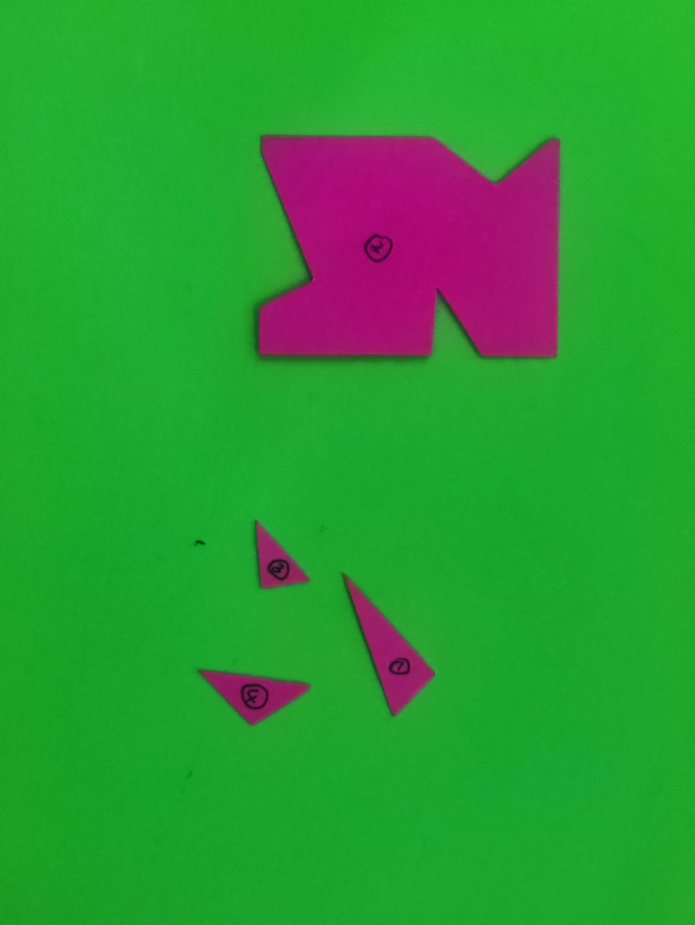
#> input picture 拼图还原项目/input/pieces4.jpg, 3472 x 4624 px, found by its file name (shown at 1/5 size)
$ python diag_poly.py --image input/pieces4.jpg --concave
#> lines starting #> are read from the running program, lines starting #| are printed output that depends on the picture; after the words box and inside, x2 and y2 are one past the last pixel; in counts of white or black regions, pixels touching at a corner belong together
#> in main, bgr is the input picture: shape (4624, 3472, 3); mean B, G, R 52.1, 153.4, 43.3
### 拼图还原项目/src/segment.py
"""第一步：从绿色背景的照片里把红色纸片分割出来，拟合成干净的多边形。

用法:
    python src/segment.py --image input/pieces.jpg --out out
输出:
    out/pieces.json      每块碎片的顶点、面积、边长、内角
    out/01_mask.png      前景掩膜（已剔除小于 --min-area 的杂点，背景干净）
    out/01_mask_raw.png  未清理的原始掩膜，仅排查用
    out/01_alpha.png     软边蒙版（0~255 渐变），贴图用它才不会带背景色包边
    out/01_despill.jpg   压掉绿色溢出后的原图（成品贴图优先用它，避免纸片带绿罩）
    out/02_pieces.png    编号 + 边编号的调试图
    out/03_cutouts.png   逐块抠图预览（白底网格），用来肉眼检查抠得干不干净
"""
from __future__ import annotations

import argparse
import json
import pathlib
import sys

import cv2
import numpy as np

sys.path.insert(0, str(pathlib.Path(__file__).resolve().parent))
import geometry as G  # noqa: E402


# [8 lines left out: function red_mask, not called in this run]


def background_delta(bgr: np.ndarray) -> tuple[np.ndarray, np.ndarray]:
    """从画面四边取背景色，返回 (每个像素与背景的 Lab 色差 ΔE, 背景色本身)。"""
    h, w = bgr.shape[:2]
    b = max(4, min(h, w) // 40)
    border = np.vstack(
        [
            bgr[:b].reshape(-1, 3),
            bgr[-b:].reshape(-1, 3),
            bgr[:, :b].reshape(-1, 3),
            bgr[:, -b:].reshape(-1, 3),
        ]
    )
    bg = np.median(border, axis=0).astype(np.uint8)
#> bg = [42, 169, 31]
    lab = cv2.cvtColor(bgr, cv2.COLOR_BGR2LAB).astype(np.float32)
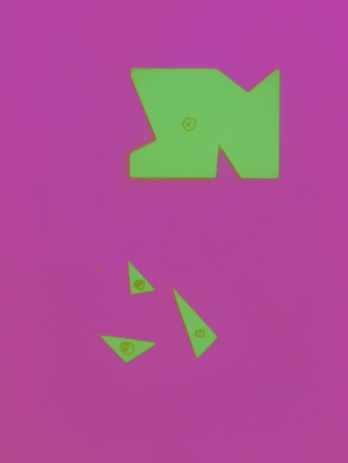
#> lab: shape (4624, 3472, 3) float32 (shown at 1/10 size); mean B, G, R 133.2, 87.8, 157.2
    bg_lab = cv2.cvtColor(bg.reshape(1, 1, 3), cv2.COLOR_BGR2LAB)[0, 0].astype(np.float32)
#> bg_lab = [155, 69, 180]
    return np.linalg.norm(lab - bg_lab, axis=2), bg


def auto_mask(bgr: np.ndarray, delta_e: float = 40.0) -> np.ndarray:
    """通用做法：从画面四边取背景色，凡与背景色差超过阈值的是前景。

    这样换一张图（红纸、紫纸、任意底色）都不用改阈值；纸上印的深色小标记也归入前景，
    不会在碎片内部挖洞。
    """
    d, _bg = background_delta(bgr)
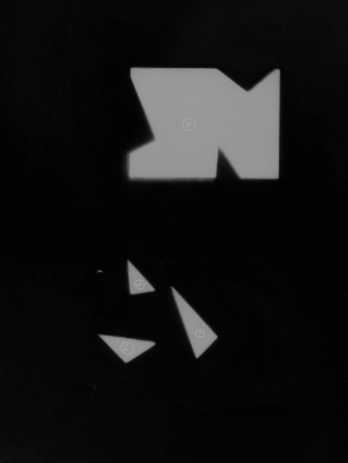
#> d: shape (4624, 3472) float32 (shown at 1/10 size); min 0, max 172, mean 20.5
    mask = (d > delta_e).astype(np.uint8) * 255
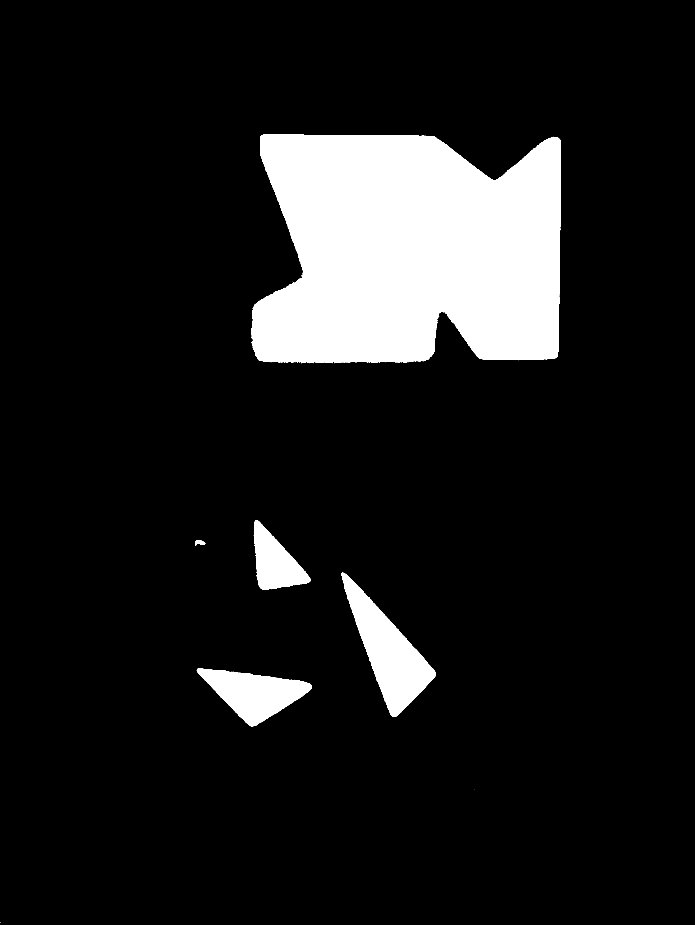
#> mask: shape (4624, 3472) (shown at 1/5 size); 11.1% white; 62 white regions (57 under 20 px), largest, box (x1, y1, x2, y2) and area: (1256, 671, 2805, 1816) 1513219, (1707, 2863, 2179, 3584) 124784, (984, 3343, 1557, 3632) 84882, (1269, 2600, 1553, 2949) 53029, (975, 2701, 1026, 2727) 802
    mask = cv2.morphologyEx(mask, cv2.MORPH_OPEN, np.ones((5, 5), np.uint8))
#> mask: shape (4624, 3472); 11.1% white; 6 white regions, box (x1, y1, x2, y2) and area: (1258, 671, 2805, 1813) 1511764, (1708, 2864, 2179, 3584) 124653, (985, 3343, 1556, 3631) 84757, (1270, 2601, 1552, 2948) 52907, (976, 2701, 1025, 2724) 749, (976, 2720, 981, 2726) 30
    mask = cv2.morphologyEx(mask, cv2.MORPH_CLOSE, np.ones((11, 11), np.uint8))
#> mask: shape (4624, 3472); 11.1% white; 5 white regions, box (x1, y1, x2, y2) and area: (1258, 671, 2805, 1813) 1512262, (1708, 2864, 2179, 3584) 124657, (985, 3343, 1556, 3631) 84789, (1270, 2601, 1552, 2948) 52955, (976, 2701, 1025, 2726) 801
    return mask


# [130 lines left out: functions is_green_screen, chroma_delta, chroma_alpha, despill, drop_specks, soft_alpha and 2 more, not called in this run]


def _line_from_points(pts: np.ndarray) -> tuple[np.ndarray, np.ndarray]:
    """最小二乘直线：返回 (直线上一点, 单位方向)。"""
    vx, vy, x0, y0 = cv2.fitLine(pts.astype(np.float32), cv2.DIST_L2, 0, 0.01, 0.01).ravel()
    d = np.array([vx, vy], dtype=float)
    d /= np.linalg.norm(d) + 1e-12
    return np.array([x0, y0], dtype=float), d


def _intersect(p1, d1, p2, d2) -> np.ndarray | None:
    a = np.array([[d1[0], -d2[0]], [d1[1], -d2[1]]], dtype=float)
    det = np.linalg.det(a)
    if abs(det) < 1e-9:
        return None
    b = np.array([p2[0] - p1[0], p2[1] - p1[1]], dtype=float)
    t = np.linalg.solve(a, b)[0]
    return p1 + t * d1


def refine_corners(contour: np.ndarray, rough: np.ndarray, band: float = 9.0, max_shift: float = 45.0) -> np.ndarray:
    """用轮廓点分别拟合每条边所在直线，再求相邻直线交点作为精确角点。

    拍照得到的纸片角有圆角/毛边，approxPolyDP 给的角点会偏内；拟合直线求交可以显著提精度。
    """
    pts = contour.reshape(-1, 2).astype(float)
    lines = []
    n = len(rough)
    for i in range(n):
        a = rough[i]
        b = rough[(i + 1) % n]
        ab = b - a
        L = np.linalg.norm(ab)
        if L < 1e-6:
            return rough
        u = ab / L
        normal = np.array([-u[1], u[0]])
        # 只保留投影落在这条边上、且离直线足够近的轮廓点
        rel = pts - a
        proj = rel @ u
        dist = np.abs(rel @ normal)
        sel = (proj > -2.0) & (proj < L + 2.0) & (dist < band)
        seg = pts[sel]
        if len(seg) < 8:
            lines.append((a, u))
        else:
            lines.append(_line_from_points(seg))
    out = []
    for i in range(n):
        p1, d1 = lines[i]
        p2, d2 = lines[(i + 1) % n]
        c = _intersect(p1, d1, p2, d2)
        if c is None or np.linalg.norm(c - rough[i]) > max_shift:
            c = rough[i]
        out.append(c)
    return np.array(out, dtype=float)


# [192 lines left out: functions edge_fits, polygon_of_component, main, not called in this run]


# [2 lines that do not run on import are left out]

### 拼图还原项目/src/geometry.py
"""多边形几何工具：面积、边、内角、刚体变换。

坐标一律用图像像素坐标系（y 向下），多边形顶点按逆时针（CCW）排列。
"""
from __future__ import annotations

import math
from typing import List, Tuple

import cv2
import numpy as np

Point = Tuple[float, float]


def polygon_area(poly: np.ndarray) -> float:
    """鞋带公式，返回正值面积。"""
    x = poly[:, 0]
    y = poly[:, 1]
    return 0.5 * abs(float(np.dot(x, np.roll(y, -1)) - np.dot(y, np.roll(x, -1))))


# [27 lines left out: functions signed_area, ensure_ccw, centroid, not called in this run]


def perimeter(poly: np.ndarray) -> float:
    d = np.diff(np.vstack([poly, poly[:1]]), axis=0)
    return float(np.hypot(d[:, 0], d[:, 1]).sum())


# [21 lines left out: function edges, not called in this run]


def interior_angles(poly: np.ndarray) -> List[float]:
    """每个顶点的内角（度）。"""
    n = len(poly)
    angs = []
    for i in range(n):
        p0 = poly[i - 1]
        p1 = poly[i]
        p2 = poly[(i + 1) % n]
        v1 = p0 - p1
        v2 = p2 - p1
        cosv = float(np.dot(v1, v2) / (np.linalg.norm(v1) * np.linalg.norm(v2) + 1e-12))
        cosv = max(-1.0, min(1.0, cosv))
        angs.append(math.degrees(math.acos(cosv)))
    return angs


def drop_collinear(poly: np.ndarray, tol_deg: float = 8.0, px_dev: float = 0.0) -> np.ndarray:
    """去掉冗余顶点：角度接近 180° 且离邻居连线足够近（< px_dev 像素）才删。

    只按角度删会把"接近直线但其实有拐角"的真顶点吃掉（六边形就是这样丢成五边形的），
    加上偏移距离判据后，真拐角即使 152° 也不会被删。
    """
    poly = np.asarray(poly, dtype=float)
    changed = True
    while changed and len(poly) > 3:
        changed = False
        angs = interior_angles(poly)
        for i in range(len(poly)):
            if abs(180.0 - angs[i]) >= tol_deg:
                continue
            if px_dev > 0.0:
                a = poly[i - 1]
                b = poly[(i + 1) % len(poly)]
                ab = b - a
                L = np.linalg.norm(ab)
                if L < 1e-9:
                    continue
                n = np.array([-ab[1], ab[0]]) / L
                if abs(float((poly[i] - a) @ n)) >= px_dev:
                    continue
            poly = np.delete(poly, i, axis=0)
            changed = True
            break
    return poly


# [63 lines left out: functions rotation, transform_poly, bbox, to_pos, clip_halfplane, convex_overlap_area and 1 more, not called in this run]
try:
    from shapely.geometry import Polygon as _SPoly
except Exception:
    _SPoly = None


# [11 lines left out: function poly_overlap_area, not called in this run]

### 拼图还原项目/src/diag_poly.py
"""诊断：不同逼近精度下每个碎片的顶点数与面积偏差，挑出既简洁又贴合的表示。

用法: python src/diag_poly.py --image input/pieces4.jpg --concave
"""
from __future__ import annotations

import argparse
import pathlib
import sys

import cv2
import numpy as np

sys.path.insert(0, str(pathlib.Path(__file__).resolve().parent))
import geometry as G  # noqa: E402
from segment import auto_mask, refine_corners  # noqa: E402


def main() -> int:
    ap = argparse.ArgumentParser()
    ap.add_argument("--image", default="input/pieces4.jpg")
    ap.add_argument("--concave", action="store_true")
    args = ap.parse_args()

    bgr = cv2.imread(args.image)
    mask = auto_mask(bgr)
    n, labels, stats, _ = cv2.connectedComponentsWithStats(mask, connectivity=8)
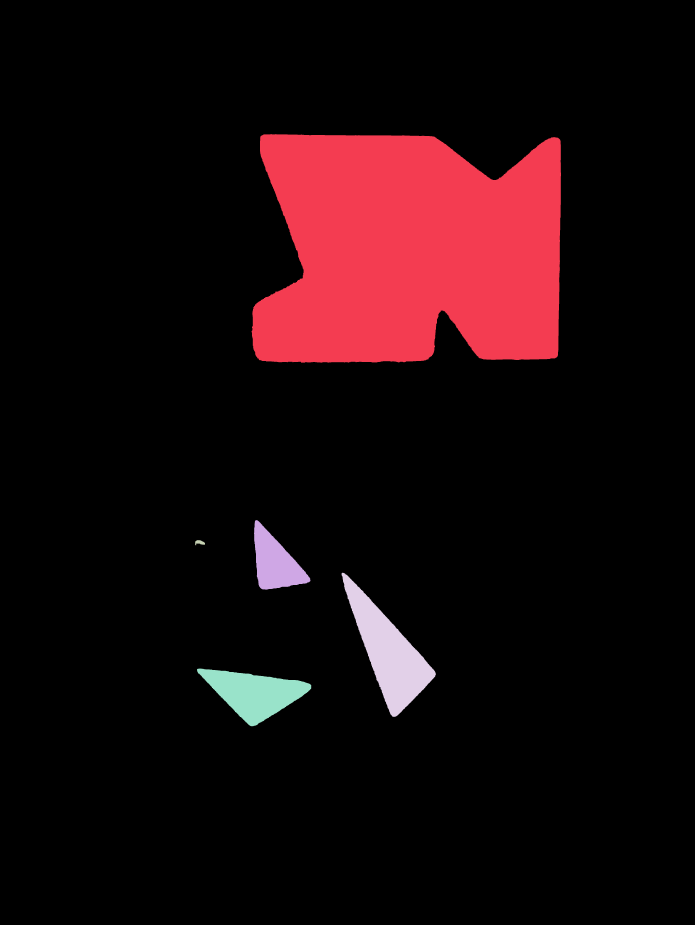
#> labels: shape (4624, 3472) int32 (shown at 1/5 size); 6 distinct labels, from 0 to 5; one colour per label, 0 black
#> n = 6; stats = [[0, 0, 3472, 4624, 14279064], [1258, 671, 1547, 1142, 1512262], [1270, 2601, 282, 347, 52955], [976, 2701, 49, 25, 801], [1708, 2864, 471, 720, 124657], [985, 3343, 571, 288, 84789]]
    comps = [l for l in range(1, n) if stats[l, cv2.CC_STAT_AREA] > 1500]
#> comps = [1, 2, 4, 5]
    print(f"碎片数 {len(comps)}\n")
#| 碎片数 4

    for lbl in comps:
        comp = (labels == lbl).astype(np.uint8) * 255
        comp = cv2.morphologyEx(comp, cv2.MORPH_CLOSE, np.ones((7, 7), np.uint8))
        cnts, _ = cv2.findContours(comp, cv2.RETR_EXTERNAL, cv2.CHAIN_APPROX_NONE)
        cnt = max(cnts, key=cv2.contourArea)
        area_px = float(stats[lbl, cv2.CC_STAT_AREA])
        base = cnt if args.concave else cv2.convexHull(cnt)
        peri = cv2.arcLength(base, True)
        print(f"=== 块 {lbl}  像素面积 {area_px:.0f}  周长 {peri:.0f} ===")
        for eps in (0.006, 0.010, 0.014, 0.020, 0.028, 0.038):
            rough = cv2.approxPolyDP(base, eps * peri, True).reshape(-1, 2).astype(float)
            rough = G.drop_collinear(rough, tol_deg=6.0, px_dev=3.0)
            poly = refine_corners(cnt, rough)
            dev = (G.polygon_area(poly) - area_px) / area_px * 100
            print(f"  eps {eps:.3f}: {len(poly):2d} 顶点  面积偏差 {dev:+6.1f}%  "
                  f"边长 {[int(round(float(np.linalg.norm(poly[(i+1) % len(poly)] - poly[i])))) for i in range(len(poly))]}")
#> this loop made 4 passes
#> lbl on passes 3 to 4: 4, 5
#> (printed output is left out)
#> pass 1, in main, `comp = (labels == lbl).astype(np.uint8) * 255`:
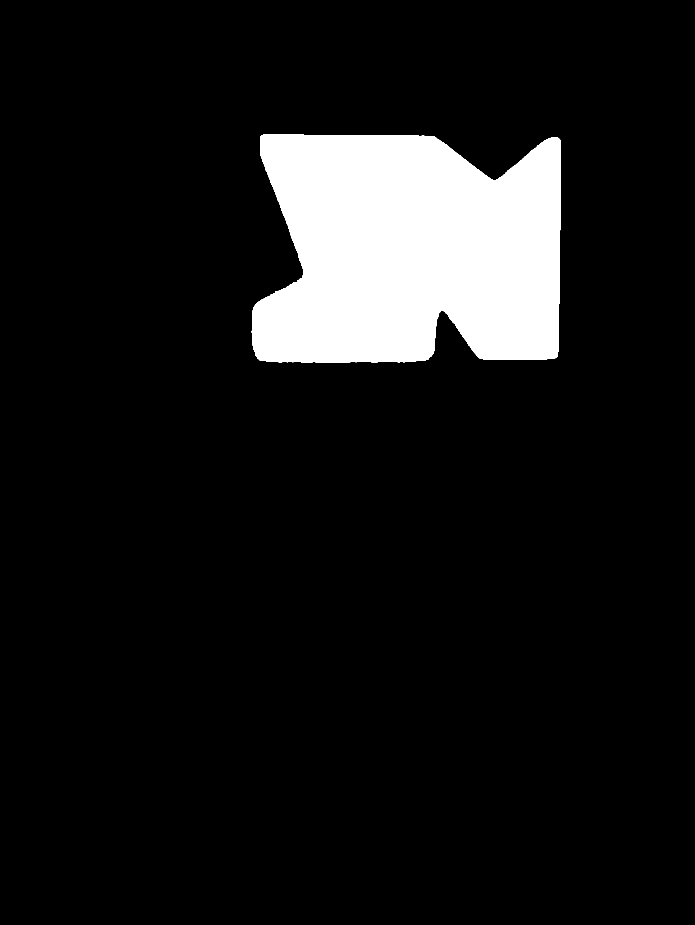
#> comp: shape (4624, 3472) (shown at 1/5 size); 9.4% white; 1 white region, box (x1, y1, x2, y2) and area: (1258, 671, 2805, 1813) 1512262
#> after the loop:
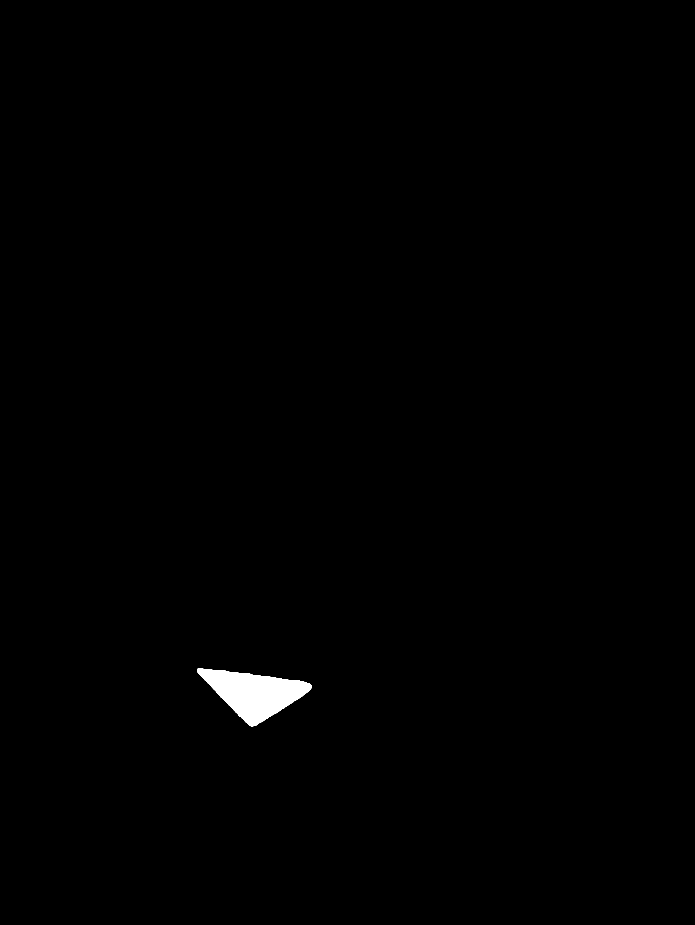
#> comp: shape (4624, 3472) (shown at 1/5 size); 0.53% white; 1 white region, box (x1, y1, x2, y2) and area: (985, 3343, 1556, 3631) 84789
    return 0


if __name__ == "__main__":
    raise SystemExit(main())
#> (the program exits here)

$ run again, with 拼图还原项目/input/pieces2.jpg copied over 拼图还原项目/input/pieces4.jpg
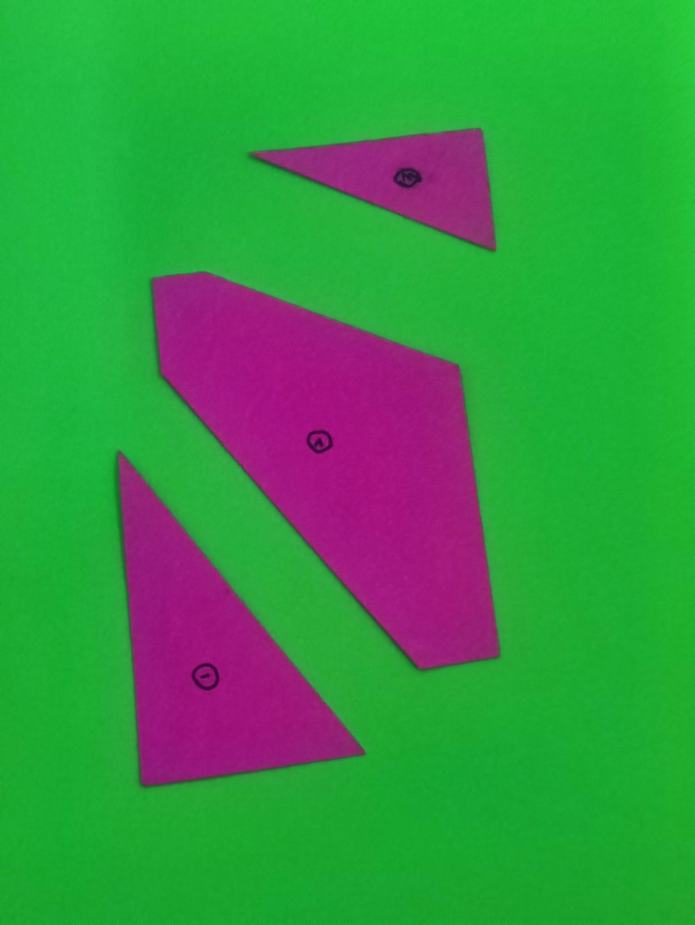
#> input picture 拼图还原项目/input/pieces2.jpg, 3472 x 4624 px, found by its file name (shown at 1/5 size)
#> in main, bgr is the input picture: shape (4624, 3472, 3); mean B, G, R 68.4, 145.3, 56.1
#> bg = [52, 179, 30]
#> bg_lab = [163, 67, 180]
#> in main, `n, labels, stats, _ = cv2.connectedComponentsWithStats(mask, connectiv..`:
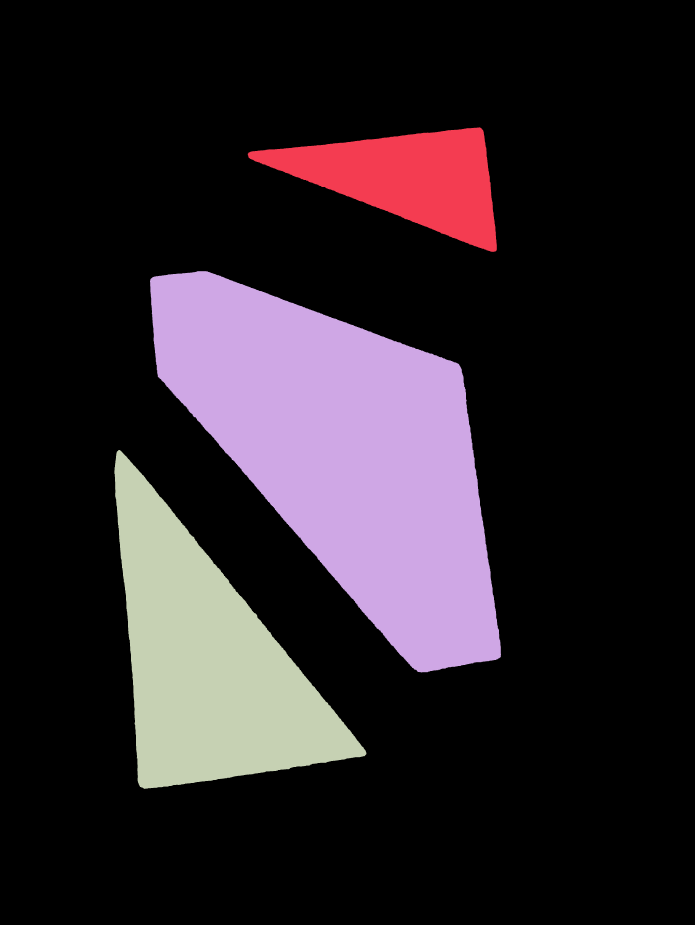
#> labels: shape (4624, 3472) int32 (shown at 1/5 size); 4 distinct labels, from 0 to 3; one colour per label, 0 black
#> in main, `n, labels, stats, _ = cv2.connectedComponentsWithStats(mask, connectiv..`: n = 4; stats = [[0, 0, 3472, 4624, 12693232], [1239, 637, 1245, 622, 397720], [750, 1356, 1755, 2006, 1940579], [572, 2250, 1260, 1694, 1022997]]
#> comps = [1, 2, 3]
#| 碎片数 3
#> the loop in main, `for lbl in comps:` made 3 passes
#> (area_px, peri) on passes 1, 3: (397720, 3361.2), (1022997, 5223.4)
#> (printed output is left out)
#> pass 3, in main, `comp = (labels == lbl).astype(np.uint8) * 255`:
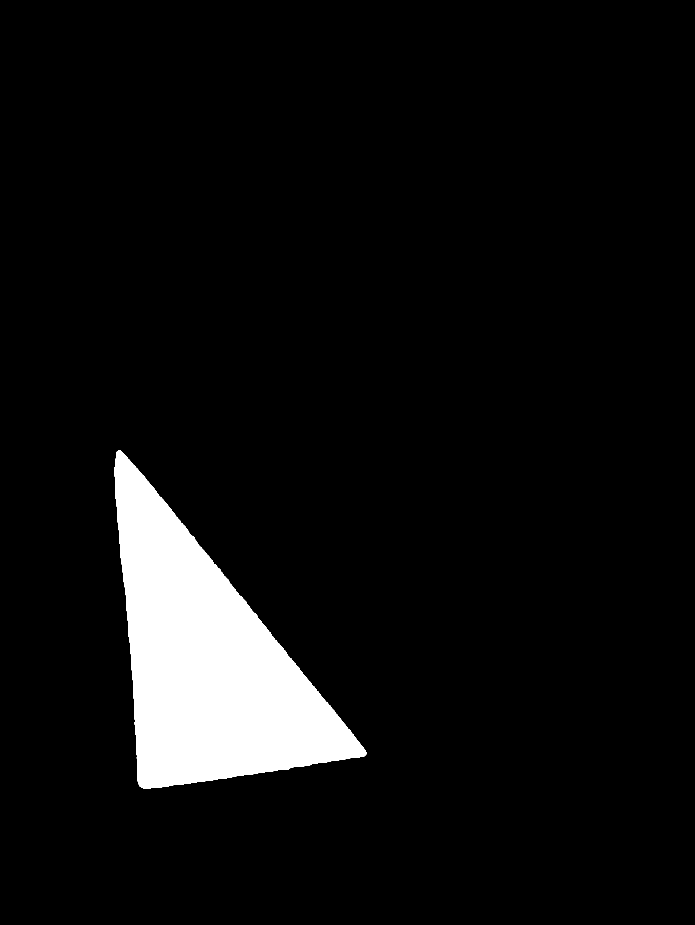
#> comp: shape (4624, 3472) (shown at 1/5 size); 6.4% white; 1 white region, box (x1, y1, x2, y2) and area: (572, 2250, 1832, 3944) 1022997
